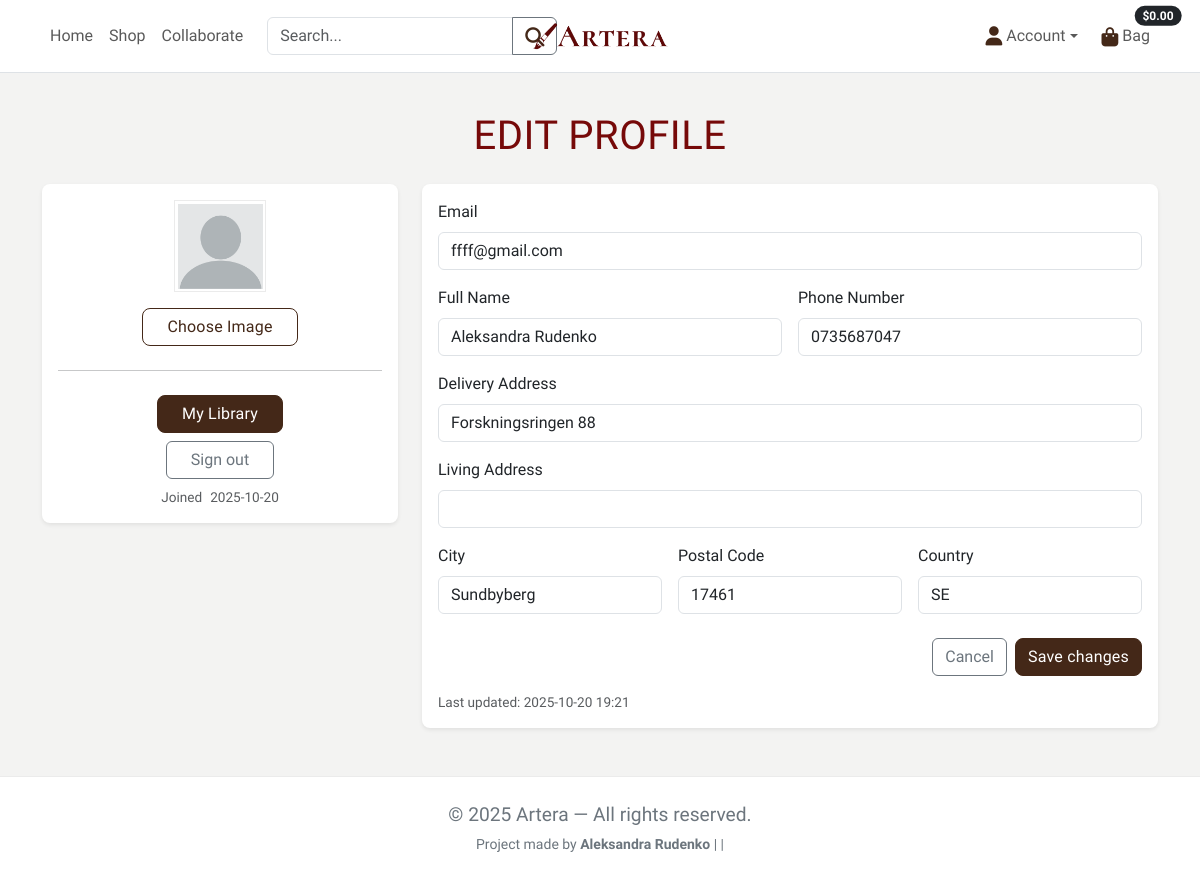
The app's page /profiles/ (signed in) with its own data.
### profiles/models.py (models this page shows, shortened)
class Profile(models.Model):
    user = models.OneToOneField(settings.AUTH_USER_MODEL, on_delete=models.CASCADE)
    full_name = models.CharField(max_length=100, blank=True)
    phone_number = models.CharField(max_length=20, blank=True)
    address_line_delivery = models.CharField(max_length=255, blank=True)
    address_line_living = models.CharField(max_length=255, blank=True)
    city = models.CharField(max_length=100, blank=True)
    postal_code = models.CharField(max_length=20, blank=True)
    country = models.CharField(max_length=100, blank=True)
    created_at = models.DateTimeField(auto_now_add=True)
    updated_at = models.DateTimeField(auto_now=True)
    avatar = CloudinaryField('image', blank=True, null=True, folder='avatars')

### profiles/views.py (the view)
# urls.py: path('', views.profile, name='profile'),
@login_required
def profile(request):
    profile, _ = Profile.objects.get_or_create(user=request.user)
    if request.method == 'POST':
        form = ProfileForm(request.POST, instance=profile)
        new_email = (request.POST.get('email') or '').strip()
        if form.is_valid():
            with transaction.atomic():
                form.save()
                if new_email and new_email.lower() != (request.user.email or '').lower():
                    ea = EmailAddress.objects.filter(
                        user=request.user, email__iexact=new_email
                    ).first()
                    if not ea:
                        ea = EmailAddress(user=request.user, email=new_email, primary=False, verified=False)
                        ea.save()
                    ea.send_confirmation(request)
                    messages.info(request, "We sent a verification link to your new email. "
                                            "It will replace your current email after you confirm.")
                else:
                    messages.success(request, "Profile updated.")
            return redirect('profile')
        else:
            messages.error(request, "Please fix the errors below.")
    else:
        form = ProfileForm(instance=profile)
    return render(request, 'profiles/profile.html', {
        'form': form,
        'user_obj': request.user,
    })

### profiles/forms.py
class ProfileForm(forms.ModelForm):
    class Meta:
        model = Profile
        fields = [
            'full_name', 'phone_number', 'address_line_delivery',
            'address_line_living', 'city', 'postal_code', 'country'
        ]
        widgets = {
            'full_name': forms.TextInput(attrs={'class': 'form-control'}),
            'phone_number': forms.TextInput(attrs={'class': 'form-control'}),
            'address_line_delivery': forms.TextInput(attrs={'class': 'form-control'}),
            'address_line_living': forms.TextInput(attrs={'class': 'form-control'}),
            'city': forms.TextInput(attrs={'class': 'form-control'}),
            'postal_code': forms.TextInput(attrs={'class': 'form-control'}),
            'country': forms.TextInput(attrs={'class': 'form-control'}),
        }
        labels = {
            'full_name': 'Full Name',
            'phone_number': 'Phone Number',
            'address_line_delivery': 'Delivery Address',
            'address_line_living': 'Living Address',
            'city': 'City',
            'postal_code': 'Postal Code',
            'country': 'Country',
        }

### bag/contexts.py (called while the page is built, shortened)
def bag_contents(request):
    bag_items = []
    total = 0
    product_count = 0
    bag = request.session.get('bag', {})
    if total < getattr(settings, 'FREE_DELIVERY_THRESHOLD', 0):
        delivery = total * Decimal(getattr(settings, 'STANDARD_DELIVERY_PERCENTAGE', 0) / 100)
        free_delivery_delta = getattr(settings, 'FREE_DELIVERY_THRESHOLD', 0) - total
    else:
        delivery = 0
        free_delivery_delta = 0
    grand_total = delivery + total
    context = {
        'bag_items': bag_items,
        'total': total,
        'product_count': product_count,
        'delivery': delivery,
        'free_delivery_delta': free_delivery_delta,
        'free_delivery_threshold': getattr(settings, 'FREE_DELIVERY_THRESHOLD', 0),
        'grand_total': grand_total,
    }
    return context

### profiles/templates/profiles/profile.html (shortened to what this page needs)
{% extends "base.html" %}
{% load static %}
{% block content %}
<div class="container py-5 profile">
    <h1 class="mb-4 text-center">Edit Profile</h1>
    <div class="row g-4">
        <div class="col-12 col-lg-4">
            <div class="card border-0 shadow-sm rounded-3">
                <div class="card-body text-center">
                    <div class="avatar mb-3 mx-auto">
                        {% if form.instance.avatar %}
                        <img src="{{ form.instance.avatar.url }}" alt="Avatar" class="avatar-image">
                        {% else %}
                        <img src="{% static 'images/default-avatar.png' %}" alt="Default avatar" class="avatar-image">
                        {% endif %}
                    </div>
                    <form method="post" action="{% url 'avatar_upload' %}" enctype="multipart/form-data"
                        class="d-grid gap-2 mb-2">
                        <label for="avatar-file" class="btn btn-outline-dark mx-auto px-4">Choose Image</label>
                    </form>
                    <hr class="my-4">
                    <div class="d-grid gap-2">
                        <a href="{% url 'library' %}" class="btn btn-dark mx-auto px-4">My Library</a>
                        <a href="{% url 'account_logout' %}" class="btn btn-outline-secondary mx-auto px-4">Sign
                            out</a>
                        <div class="small text-muted">
                            <span class="me-2">Joined</span>{{ user_obj.date_joined|date:"Y-m-d" }}
                        </div>
                    </div>
                </div>
            </div>
        </div>
        <div class="col-12 col-lg-8">
            <div class="card border-0 shadow-sm rounded-3">
                <div class="card-body">
                    <form method="post" novalidate>
                        <div class="mb-3">
                            <label class="form-label">Email</label>
                            <input type="email" name="email" value="{{ user_obj.email }}" class="form-control">
                        </div>
                        <div class="row g-3">
                            <div class="col-md-6">
                                <label class="form-label">{{ form.full_name.label }}</label>
                                {{ form.full_name }}
                            </div>
                            <div class="col-md-6">
                                <label class="form-label">{{ form.phone_number.label }}</label>
                                {{ form.phone_number }}
                            </div>
                            <div class="col-12">
                                <label class="form-label">{{ form.address_line_delivery.label }}</label>
                                {{ form.address_line_delivery }}
                            </div>
                            <div class="col-12">
                                <label class="form-label">{{ form.address_line_living.label }}</label>
                                {{ form.address_line_living }}
                            </div>
                            <div class="col-md-4">
                                <label class="form-label">{{ form.city.label }}</label>
                                {{ form.city }}
                            </div>
                            <div class="col-md-4">
                                <label class="form-label">{{ form.postal_code.label }}</label>
                                {{ form.postal_code }}
                            </div>
                            <div class="col-md-4">
                                <label class="form-label">{{ form.country.label }}</label>
                                {{ form.country }}
                            </div>
                        </div>
                        <div class="d-flex gap-2 justify-content-end mt-4">
                            <a href="{% url 'all_artworks' %}" class="btn btn-outline-secondary">Cancel</a>
                            <button type="submit" class="btn btn-dark">Save changes</button>
                        </div>
                    </form>
                    <div class="small text-muted mt-3">
                        Last updated:
                        {% if form.instance.updated_at %}{{ form.instance.updated_at|date:"Y-m-d H:i" }}{% else %}—{% endif %}
                    </div>
                </div>
            </div>
        </div>
    </div>
</div>
{% endblock %}

### static/css/base.css (style rules this page uses)
:root { --primary-font: "Cardo", serif; --primary-color: #442818; --secondary-color: #760909; --accent-1: #C2D2C2; --accent-1-dark: #2D4739; --bg-color: #F3F3F2; --surface: #FFFFFF; --ink: #1f1f1f; --muted: #6c757d; --border: rgba(0, 0, 0, .08); --shadow-sm: 0 6px 18px rgba(0, 0, 0, .08); --shadow-md: 0 10px 24px rgba(0, 0, 0, .1); --radius: 12px; }
body { font-family: var(--primary-font); background: var(--bg-color); color: var(--ink); display: flex; flex-direction: column; min-height: 100vh; }
h1, h2 { font-family: var(--primary-font); color: var(--secondary-color); letter-spacing: 0.5px; text-transform: uppercase; }
.card p, .card .text-muted { font-size: 0.85rem; }
.avatar-image { width: 85px; height: 85px; }
.profile .card { border: 1px solid var(--border); box-shadow: var(--shadow); overflow: hidden; }
.profile .avatar { width: 92px; height: 92px; display: grid; place-items: center; margin-bottom: 0.5rem; border: 1px solid var(--border); }
.btn { max-width: 300px; }
.btn-dark { background: var(--primary-color); border-color: var(--primary-color); color: #fff; border-radius: 8px; letter-spacing: 0.2px; }
.btn-outline-dark { color: var(--primary-color); border-color: var(--primary-color); border-radius: 8px; letter-spacing: 0.2px; }
a { color: var(--primary-color); text-decoration: none; }

### records on screen
Profile: full_name "Aleksandra Rudenko", phone_number "0735687047", address_line_delivery "Forskningsringen 88", city "Sundbyberg", postal_code "17461", country "SE", instance.updated_at "2025-10-20 19:21"

### other values on screen
{{ user_obj.date_joined|date:"Y-m-d" }} "2025-10-20"
